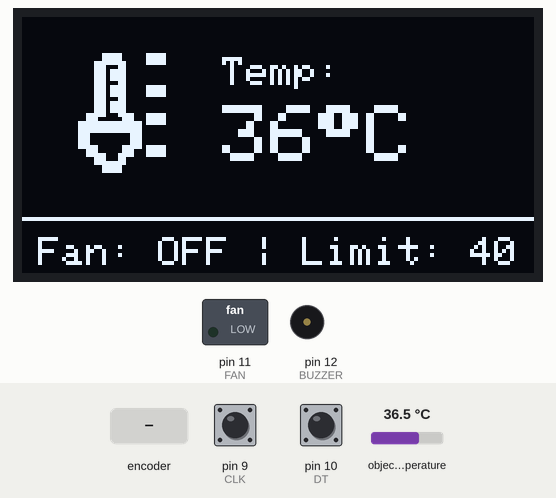
A program run on a simulated Arduino Uno, built with avr-gcc and run on an emulated ATmega328P. On the bench: 128×64 one-colour display, switched loads named in the program (green lamp = pin HIGH), buzzer (waves = sounding, pin HIGH). The inputs (shaded band) are chosen by the test bench; at power-on: object temperature 36.5 °C, pin 9 (CLK) HIGH, pin 10 (DT) HIGH.

Above: at 3.3 s.
3.4 s: object temperature set to 40.7 °C
At 3.8 s:
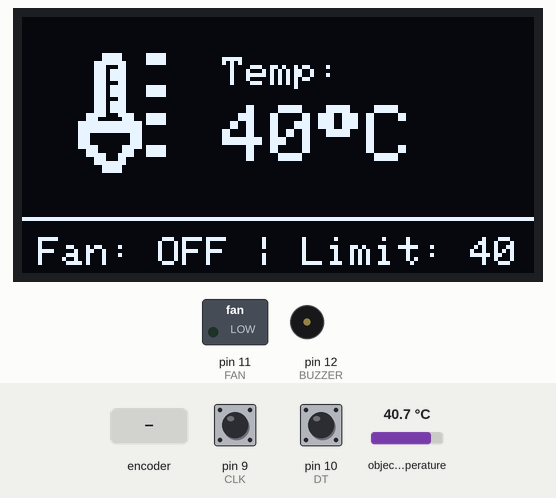
4.9 s: object temperature set to 41.2 °C
At 6.5 s:
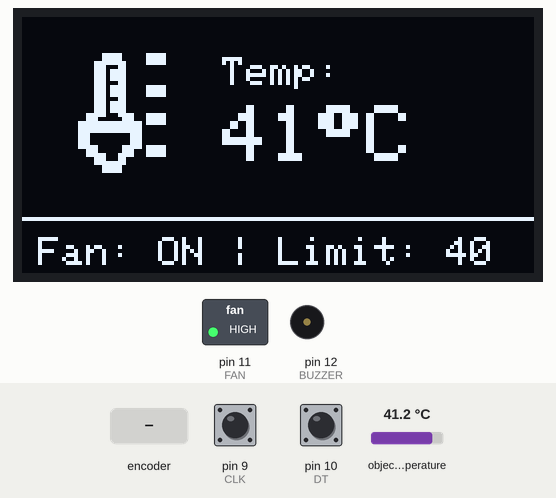
6.7 s: rotary encoder on pin 9 (CLK) / pin 10 (DT) turned 2 steps (second pin leading)
At 8.3 s:
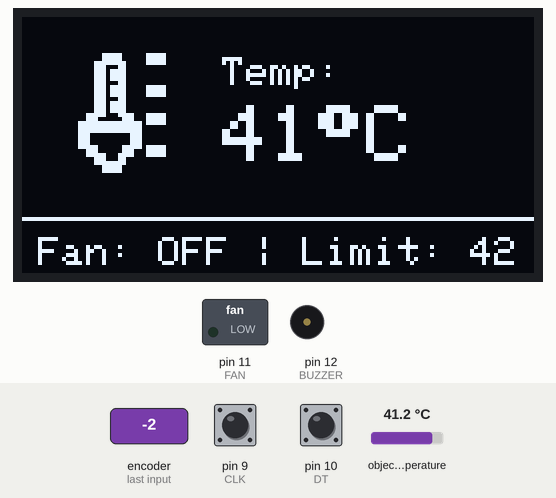
8.7 s: rotary encoder on pin 9 (CLK) / pin 10 (DT) turned 1 step (first pin leading)
At 8.88 s:
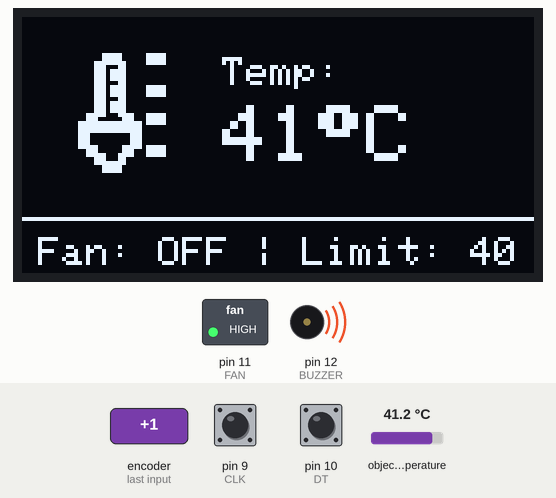
10.9 s: object temperature set to 20 °C
At 11.04 s:
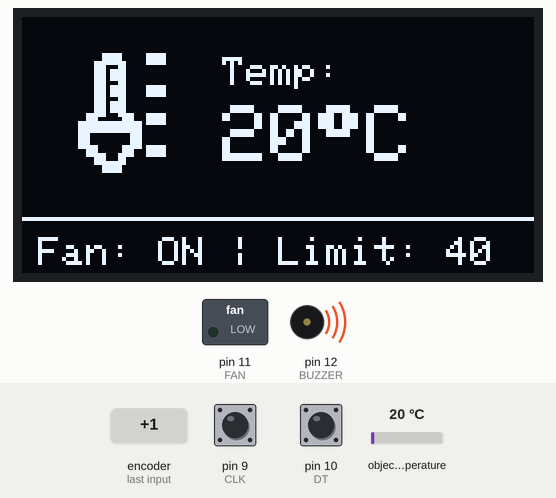
12.4 s: object temperature set to 41 °C
At 14.7 s:
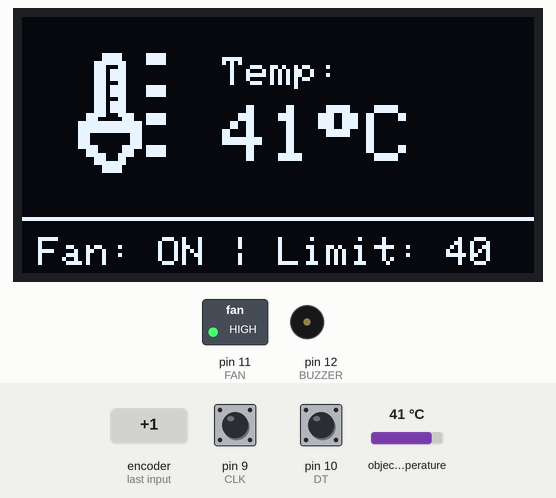
Timing chart, 0 to 15.3 s (numbered marks = the images above; inputs shaded):
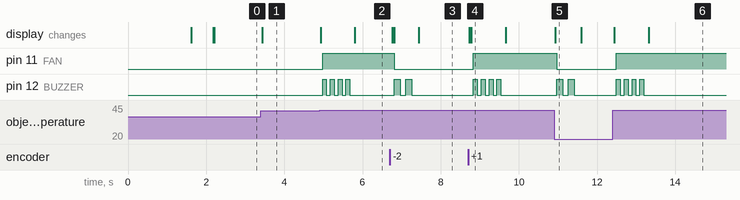

Measured:
- the behaviour switches between 40.9 and 41 °C on object temperature (found by bisection; images 1 and 2)
- after the input at 3.4 s, the display: changes at once (image 1)
- after the input at 4.9 s, pin 11 (FAN): LOW → HIGH after 0.08 s; pin 12 (BUZZER): alternates HIGH for 0.10 s and LOW for 0.10 s, 8 changes in all, then stays LOW, starting after 0.08 s; the display: first changes at once (image 2 shows a later state)
- after the input at 6.7 s, pin 11 (FAN): HIGH → LOW after 0.11 s; pin 12 (BUZZER): alternates HIGH for 0.15 s and LOW for 0.15 s, 4 changes in all, then stays LOW, starting after 0.11 s; the display: first changes after 0.06 s (image 3 shows a later state)
- after the input at 8.7 s, pin 11 (FAN): LOW → HIGH after 0.14 s; pin 12 (BUZZER): alternates HIGH for 0.10 s and LOW for 0.10 s, 8 changes in all, then stays LOW, starting after 0.14 s; the display: first changes at once (image 4 shows a later state)
- after the input at 10.9 s, pin 11 (FAN): HIGH → LOW after 0.07 s; pin 12 (BUZZER): alternates HIGH for 0.15 s and LOW for 0.15 s, 4 changes in all, then stays LOW, starting after 0.07 s; the display: changes at once (image 5)
- after the input at 12.4 s, pin 11 (FAN): LOW → HIGH after 0.10 s; pin 12 (BUZZER): alternates HIGH for 0.10 s and LOW for 0.10 s, 8 changes in all, then stays LOW, starting after 0.10 s; the display: first changes at once (image 6 shows a later state)

The program:

main.cpp
```cpp
#include <Arduino.h>

#include "libraries.h"
#include "global_variables.h"
#include "io_setup.h"
#include "oled.h"
#include "thermometer.h"
#include "rotary-encoder.h"
#include "fan.h"

/* Tasks:
* - [x] read Temprature & display (100ms)
* - [x] read Rotary Encoder & update bottom panel (300ms)
* - [x] ctrl fan and update bottom panel (1100ms)
*/

//? Timing variables
unsigned long previousReadTempratureHandleMillis = 0;
unsigned long previousReadRotaryEncoderIntervalHandleMillis = 0;
unsigned long previousFanControlIntervalHandleMillis = 0;

//? Interval constants
const long readTempratureInterval = 10;
const long readRotaryEncoderInterval = 10;
const long fanControlInterval = 100;

void setup() {
    io_setup();
    Serial.begin (9600);
    oled_init();
    booting_splash(false);
    rotary_encoder_init();
    thermometer_init();
    delay(1500); //for aesthetics you know ;)
    booting_splash(true);
    delay(500);
     bottomPanel("Fan: " + String(fan_status ? "ON" : "OFF") + " | Limit: " + String(temprature_limit));
}

void loop() {
    unsigned long currentMillis = millis();

    //! read Temprature
    if (currentMillis - previousReadTempratureHandleMillis >= readTempratureInterval) {
        previousReadTempratureHandleMillis = currentMillis;
        thermometer_read();
     }

    //! Read Rotary Encoder & update bottom panel
    if (currentMillis - previousReadRotaryEncoderIntervalHandleMillis >= readRotaryEncoderInterval) {
        previousReadRotaryEncoderIntervalHandleMillis = currentMillis;
        if(temprature_limit_handler())
          bottomPanel("Fan: " + String(fan_status ? "ON" : "OFF") + " | Limit: " + String(temprature_limit));
    }

    //! Control fan and update bottom panel
    if (currentMillis - previousFanControlIntervalHandleMillis >= fanControlInterval) {
        previousFanControlIntervalHandleMillis = currentMillis;
        fan_control();
    }

}
```

fan.h
```cpp
#pragma once

void fan_control()
{
    if (temprature > temprature_limit && fan_status == false)
    {
        digitalWrite(FAN, HIGH);
        for (int i = 0; i < 4; i++)
        {
            digitalWrite(BUZZER, HIGH);
            delay(100);
            digitalWrite(BUZZER, LOW);
            delay(100);
        }
        fan_status = true;
        bottomPanel("Fan: ON | Limit: " + String(temprature_limit));
    }
    else if (temprature <= temprature_limit && fan_status == true)
    {
        digitalWrite(FAN, LOW);
        for (int i = 0; i < 2; i++)
        {
            digitalWrite(BUZZER, HIGH);
            delay(150);
            digitalWrite(BUZZER, LOW);
            delay(150);
        }
        fan_status = false;
        bottomPanel("Fan: OFF | Limit: " + String(temprature_limit));
    }
}
```

global_variables.h
```cpp
#pragma once

int temprature_limit =40;
int temprature = 0;
bool fan_status = false;
```

io_setup.h
```cpp
#pragma once

//! Here Define All The I/O Pins
//? Rotary Encoder Pins
#define CLK 9
#define DT 10
#define FAN 11
#define BUZZER 12

inline void io_setup() {
    pinMode (CLK, INPUT);
    pinMode (DT, INPUT);
    pinMode (FAN, OUTPUT);
    pinMode (BUZZER, OUTPUT);
}
```

oled.h
```cpp
#pragma once

#include "icons.h"

#define SCREEN_WIDTH 128 // OLED display width, in pixels
#define SCREEN_HEIGHT 64 // OLED display height, in pixels

// Declaration for an SSD1306 display connected to I2C (SDA, SCL pins)
Adafruit_SSD1306 display(SCREEN_WIDTH, SCREEN_HEIGHT, &Wire, -1);

inline void oled_init() {
    if(!display.begin(SSD1306_SWITCHCAPVCC, 0x3C)) { // Address 0x3D for 128x64
        Serial.println(F("SSD1306 allocation failed"));
        for(;;);
    }
    display.clearDisplay();
    display.setTextSize(1);
    display.setTextColor(WHITE);
}

//? Bottom panel
inline void bottomPanel(const String& content)
{
    // Clear the bottom part of the screen
    display.fillRect(0, 51, SCREEN_WIDTH, 13, SSD1306_BLACK);

    // Draw the horizontal line at y=50
    display.drawLine(0, 50, SCREEN_WIDTH, 50, SSD1306_WHITE);

    display.setTextSize(1);
    display.setCursor(4, 55);
    display.print(content);
    display.display();
}

//? Booting splash screen
inline void booting_splash(const bool isBooted)
{
    display.clearDisplay();
    display.drawBitmap(18, 8, logo, 50, 50, SSD1306_WHITE);
    display.setTextSize(1);
    display.setCursor(60, 12);
    display.print("TempIn");
    display.setTextSize(2);
    display.setCursor(60, 22);
    display.print("CTRL");
    display.setTextSize(1);
    if (isBooted)
    {
        bottomPanel("Booted, Ready!");
    }
    else
    {
        bottomPanel("Booting ...");
    }
    display.display();
}

inline void current_temprature(const int temprature)
{
    display.fillRect(0, 0, SCREEN_WIDTH, 50, SSD1306_BLACK);
    display.drawBitmap(10, (SCREEN_HEIGHT - 45) / 2, temperature, 30, 30, SSD1306_WHITE);
    display.setTextSize(1);
    display.setCursor(50, 10);
    display.print("Temp:");
    display.setTextSize(2);
    display.setCursor(50, 22);
    display.print(temprature);
    display.print(static_cast<char>(247));
    display.print("C");
    display.display();
}
```

rotary-encoder.h
```cpp
#pragma once

int currentStateCLK;                // Current state of CLK
int lastStateCLK;                   // Last state of CLK

inline void rotary_encoder_init() {
    lastStateCLK = digitalRead(CLK);
}

inline bool temprature_limit_handler() {
    currentStateCLK = digitalRead(CLK);

    if (currentStateCLK != lastStateCLK) {
        if (digitalRead(DT) != currentStateCLK) {
            temprature_limit--;
        } else {
            temprature_limit++;
        }
        lastStateCLK = currentStateCLK;
        return true;
    }

    lastStateCLK = currentStateCLK;
    return false;
}
```

thermometer.h
```cpp
#pragma once

Adafruit_MLX90614 mlx = Adafruit_MLX90614();

void thermometer_init() {
    if (!mlx.begin()) {
        Serial.println("Error connecting to MLX sensor. Check wiring.");
        bottomPanel("Error: !MLX_Sensor");
        while (1);
    };
}

void thermometer_read() {
    const int current_temp = mlx.readObjectTempC();
    if (temprature != current_temp) {
        temprature = current_temp;
        current_temprature(temprature);
    }
}
```

libraries.h
```cpp
#pragma once

#include <Wire.h>
#include <Adafruit_GFX.h>
#include <Adafruit_SSD1306.h>
#include <Adafruit_MLX90614.h>
```

Source omitted: icons.h (data table, 2968 bytes)
